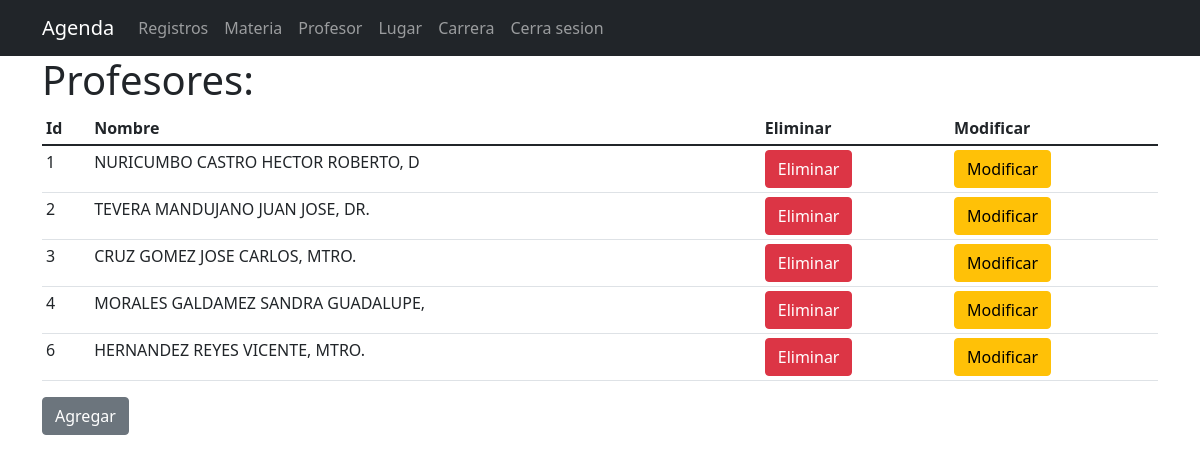
/profesor.php (signed in), run on the app's committed database.
### tables this page shows
CREATE TABLE `profesor` (
  `idprofesor` int(11) NOT NULL,
  `nom_profesor` varchar(35) DEFAULT NULL
);

### comandos.php (called while the page is built)
<?php
    function consulta($tabla){
        include ("conexion.php");
        $consulta = "SELECT * FROM ".mysqli_real_escape_string($conexion, $tabla);
        $resultado  = mysqli_query($conexion,$consulta);
        $arreglo_resultados = array();
        if ($resultado) {
            while ($fila = mysqli_fetch_assoc($resultado)) {
                $arreglo_resultados[] = $fila;
            }
        } else {
            echo "Error en la consulta: " . mysqli_error($conexion);
        }
        return $arreglo_resultados;
    }
?>

### profesor.php (the view, shortened to what this page needs)
<!DOCTYPE html>
<html lang="es">
<head>
    <link rel="stylesheet" href="css/bootstrap.min.css">
    <link rel="stylesheet" href="css/style.css">
</head>
<?php
    include ("cabecera.php");
?>
<body class="d-flex flex-column min-vh-100">
    <article>
        <div class="container">
            <h1>Profesores:</h1>
            <table class="table table-sm">
                    <thead>
                        <tr>
                            <th>Id</th>
                            <th>Nombre</th>
                            <th>Eliminar</th>
                            <th>Modificar</th>
                        </tr>
                    </thead>
                    <tbody>
                        <?php
                            include("comandos.php");
                            $registros = consulta("profesor");
                            foreach($registros as $registro) {
                                echo "<tr>";
                                echo "<td>".$registro['idprofesor']."</td>";
                                echo "<td>".$registro['nom_profesor']."</td>";
                                echo "<td><a class='btn btn-danger' href='eliminar_p.php?id=".$registro['idprofesor']."' onclick='confirmarEliminacion(event);'>Eliminar</a></td>";
                                echo "<td><a class='btn btn-warning' href='modificar_p.php?id=".$registro['idprofesor']."' onclick='confirmacionModificar(event)'>Modificar</a></td>";
                                echo "</tr>";
                            }
                        ?>
                    </tbody>
                </table>
                <div class="mb-4 mx-auto" class="form-label">
                    <a href="agregar_p.php" class="btn btn-secondary">Agregar</a>
                </div>
        </div>
    </article>
</html>

### data on the page
profesor: idprofesor "1", nom_profesor "NURICUMBO CASTRO HECTOR ROBERTO, D"
profesor: idprofesor "2", nom_profesor "TEVERA MANDUJANO JUAN JOSE, DR."
profesor: idprofesor "3", nom_profesor "CRUZ GOMEZ JOSE CARLOS, MTRO."
profesor: idprofesor "4", nom_profesor "MORALES GALDAMEZ SANDRA GUADALUPE,"
profesor: idprofesor "6", nom_profesor "HERNANDEZ REYES VICENTE, MTRO."
